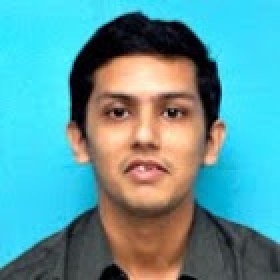
#> input picture code/bhaumik.jpg, 140 x 140 px, given in place of the camera (shown 2 times larger)
$ python face_detection.py
#> lines starting #> are read from the running program, lines starting #| are printed output that depends on the picture
# -*- coding: utf-8 -*-
"""
Created on Thu Feb 09 10:36:53 2017

@author: vbhaumik
"""

import cv2
import numpy as np
face_cascade =cv2.CascadeClassifier('C:/opencv/build/etc/haarcascades/haarcascade_frontalface_alt.xml')
cap = cv2.VideoCapture(0)
scaling_factor = 0.5
while True:
    ret, frame = cap.read()
#> frame is the input picture: shape (140, 140, 3); mean B, G, R 160.5, 155.6, 90.6
    frame = cv2.resize(frame, None, fx=scaling_factor, fy=scaling_factor,interpolation=cv2.INTER_AREA)
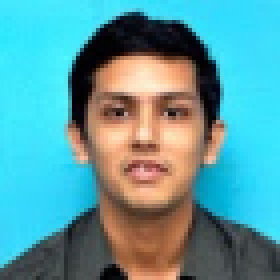
#> frame: shape (70, 70, 3) (shown 4 times larger); mean B, G, R 160.6, 155.7, 90.8
    gray = cv2.cvtColor(frame, cv2.COLOR_BGR2GRAY)
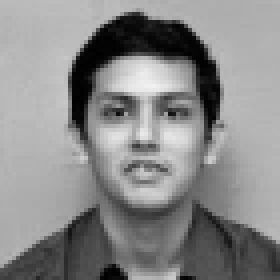
#> gray: shape (70, 70) (shown 4 times larger); min 0, max 241, mean 136.8
    face_rects = face_cascade.detectMultiScale(gray, 1.3, 5)
#> face_rects = [[14, 12, 44, 44]]
    for (x,y,w,h) in face_rects:
        cv2.rectangle(frame, (x,y), (x+w,y+h), (0,255,0), 3)
        cv2.imshow('Face Detector', frame)
#> this loop made 1 pass
#> pass 1, `cv2.imshow('Face Detector', frame)`:
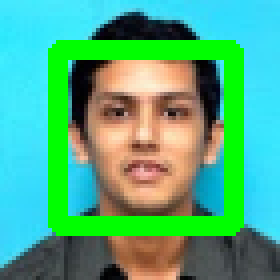
#> window 'Face Detector': shape (70, 70, 3) (shown 4 times larger); mean B, G, R 132, 174.3, 79.4
    c = cv2.waitKey(1)
#> (key Esc is pressed here)
    if c == 27:
        break
cap.release()
cv2.destroyAllWindows()
